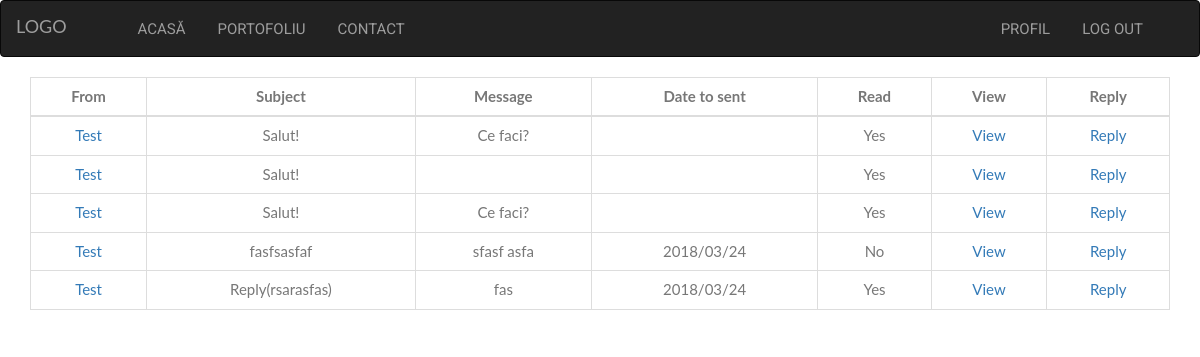
Page /message.php (signed in) on the earlier database version.
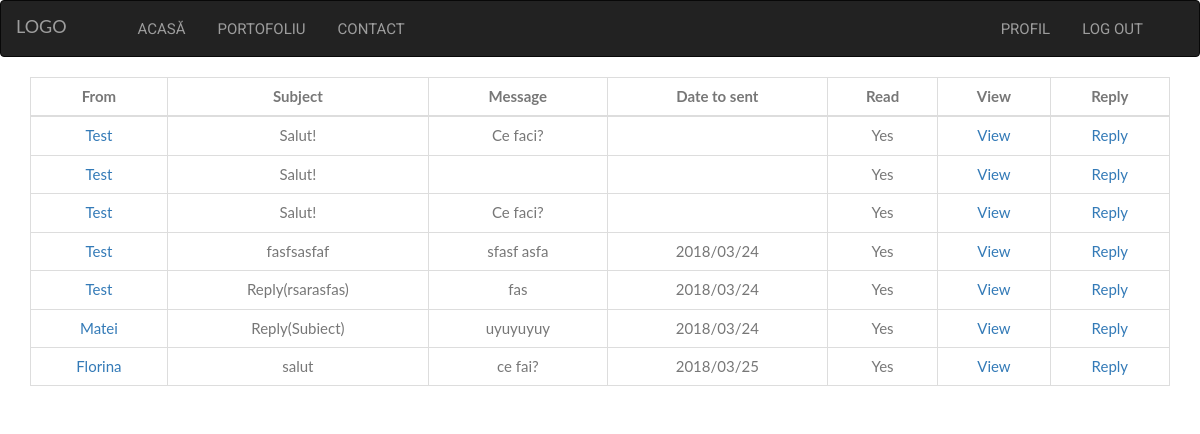
Same page on the later database version.
### tables this page shows
CREATE TABLE `message` (
  `ID` int(11) NOT NULL,
  `Subject` varchar(20) NOT NULL,
  `Message` varchar(1024) NOT NULL,
  `To_M` int(11) NOT NULL,
  `From_M` int(11) NOT NULL,
  `Read_M` int(2) NOT NULL,
  `Date_M` varchar(10) NOT NULL
);

CREATE TABLE `users` (
  `ID` int(11) NOT NULL,
  `Name` varchar(30) NOT NULL,
  `Email` varchar(30) NOT NULL,
  `Password` varchar(256) NOT NULL,
  `Admin` int(2) NOT NULL,
  `Status_O` varchar(70) NOT NULL,
  `Logas` int(2) NOT NULL
);

### message.php (the view, shortened to what this page needs)
<?php
	require 'include/connect.php';
?>
<!DOCTYPE html>
<html>
<head>
	<link rel="stylesheet" href="https://maxcdn.bootstrapcdn.com/bootstrap/3.3.7/css/bootstrap.min.css">
	<link rel="stylesheet" type="text/css"  media="screen and (min-width:900px)" href="assets/css/widescreen.css?v1.0">
	<link rel="stylesheet" type="text/css"  media="screen and (min-width:630px) and (max-width: 900px)" href="assets/css/landscape.css?v1.0">
	<link rel="stylesheet" type="text/css"  media="screen and (max-width:600px)" href="assets/css/smallscreen.css?v1.0">
	<link rel="stylesheet" type="text/css" href="assets/css/register_login_contact.css?v1.0">
</head>
<body>
	<div class="widescreen">
	<nav class="navbar navbar-toggleable-sd navbar-inverse">
		<a class="navbar-brand" href="index.php">LOGO</a>
		<ul class="navbar-nav">
		<li class="nav-item">
				<a class="nav-link" href="index.php">Acasă</a>
			</li>
			<?php
				if(isset($_SESSION['nume']))
			echo '
			<li class="nav-item">
				<a class="nav-link" href="portofoliu.php">Portofoliu</a>
			</li>';
			?>
			<li class="nav-item">
				<a class="nav-link" href="contact.php">Contact</a>
			</li>
		</ul>
		<ul class="navbar-nav right">
		<?php
			if(!isset($_SESSION['nume']))
				echo '
			<li class="nav-item">
				<a class="nav-link" href="login.php">Login</a>
			</li>
			<li class="nav-item">
				<a class="nav-link" href="register.php">Register</a>
			</li>';
			else
				echo '
			<li class="nav-item">
				<a class="nav-link" href="profil.php?id='.$_SESSION['id'].'">Profil</a>
			</li>
			<li class="nav-item">
				<a class="nav-link" href="include/logout.inc.php">Log Out</a>
			</li>';
			?>
		</ul>
	</nav>
</div>
<div class="container">
	<div class="content">
	<?php
		echo '<div class="message">
			<table class="table table-bordered">
				<thead>
					<tr>
						<th>From</th>
						<th>Subject</th>
						<th>Message</th>
						<th>Date to sent</th>
						<th>Read</th>
						<th>View</th>
						<th>Reply</th>
					</tr>
				</thead>
				<tbody>
				';
			$id = $_SESSION['id'];
		$mesaje = "SELECT * FROM message WHERE To_M='$id'";
		$result_mesaje = mysqli_query($conectare, $mesaje);
		if(mysqli_num_rows($result_mesaje))
		{
			while($row_mesaje = mysqli_fetch_assoc($result_mesaje))
				{
					$id = $row_mesaje['From_M'];
					$user = "SELECT * FROM users WHERE ID='$id'";
					$result_user = mysqli_query($conectare, $user);
					$row_user = mysqli_fetch_assoc($result_user);
					if($row_mesaje["Read_M"] == 1)
						$citit = 'Yes';
					else
						$citit = 'No';
				echo '
					<tr>
						<td><a href="profil.php?id='.$row_mesaje["From_M"].'">'.$row_user['Name'].'</a></td>
						<td>'.$row_mesaje["Subject"].'</td>
						<td>'.substr($row_mesaje["Message"],0,10).'</td>
						<td>'.$row_mesaje["Date_M"].'</td>
						<td>'.$citit.'</td>
						<td><a href="view.php?id='.$row_mesaje["ID"].'">View</a></td>
						<td><a href="reply.php?id='.$row_mesaje["ID"].'">Reply</a></td>
					</tr>
		';
	}
		}
		echo '</tbody></div>';
	?>
	</div>
</div>
</body>
</html>

### assets/css/widescreen.css (style rules this page uses)
body, html { height: 100%; margin: 0; font: 400 15px/1.8 "Lato", sans-serif; color: #777; }
.nav-item { text-align: center; padding: 14px 16px; overflow: hidden; list-style: none; }
.nav-link { text-decoration: none; text-transform: uppercase; font-family: 'Roboto', sans-serif; }
.right { float: right; margin-right: 40px; }
.table th { text-align: center; }

### assets/css/register_login_contact.css (style rules this page uses)
.container { text-align: center; }

### assets/css/landscape.css (style rules this page uses)
body, html { height: 100%; margin: 0; font: 400 15px/1.8 "Lato", sans-serif; color: #777; }
.widescreen { display: none; }
.nav-item { text-align: center; padding: 14px 16px; overflow: hidden; list-style: none; }
.nav-link { text-decoration: none; text-transform: uppercase; }
.navbar-brand { background: none; border: none; }

### assets/css/smallscreen.css (style rules this page uses)
body, html { height: 100%; margin: 0; font: 400 15px/1.8 "Lato", sans-serif; color: #777; }
.widescreen { display: none; }
.nav-item { text-align: center; padding: 14px 16px; overflow: hidden; list-style: none; }
.nav-link { text-decoration: none; text-transform: uppercase; }
.navbar-brand { background: none; border: none; }
.table { font-size: 2.2vw; font-weight: bold; }

Differences in the rows shown:
changed message "fasfsasfaf": Read_M "No" → "Yes"
added message: users.Name "Matei", Subject "Reply(Subiect)", Message "uyuyuyuy", Date_M "2018/03/24", Read_M "Yes"
added message: users.Name "Florina", Subject "salut", Message "ce fai?", Date_M "2018/03/25", Read_M "Yes"
